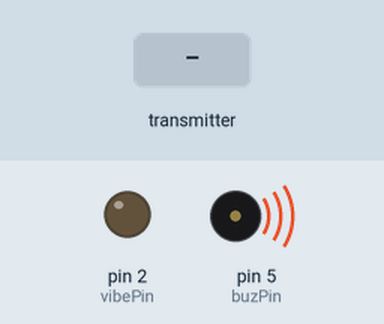
Bench run of a sketch on a simulated Arduino Uno, built with avr-gcc and run on an emulated ATmega328P. Parts: output pins drawn as LEDs (lit = HIGH), buzzer (waves = sounding, pin HIGH). Inputs (shaded band) come from the test bench. No radio packets arrive unless stated; what the sketch prints to the serial monitor is not drawn.

Above: at 0.51 s.
At 1.8 s:
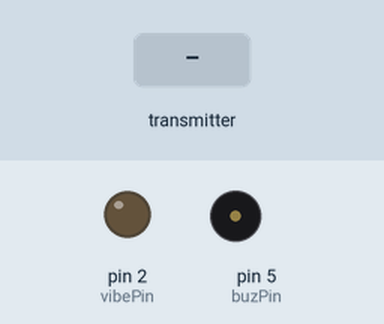
1.9 s: the transmitter starts sending distance = 0
3.5 s: the transmitter starts sending distance = 256
Timing chart, 0 to 6.5 s (numbered marks = the images above; inputs shaded):
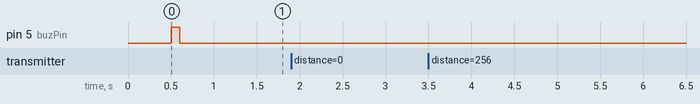

Measured:
- after the input at 1.9 s, every drawn part: stays the same
- after the input at 3.5 s, every drawn part: stays the same

The sketch:

nerf_test_rx2.ino
```cpp
#include <SPI.h>
#include <nRF24L01.h>
#include <RF24.h>

RF24 radio(7, 8); // CE, CSN
const byte address[6] = "00002";
const int vibePin = 2;
const int buzPin = 5;
int vibState = LOW;
const long int1 = 2000;
const long int2 = 1000;
const long int3 = 500;
const long int4 = 250;

unsigned long previousMillis = 0;        // will store last time was updated
float timer;

void setup() {
  Serial.begin(9600);
  radio.begin();
  radio.openReadingPipe(0, address);
  radio.setPALevel(RF24_PA_MIN);
  radio.startListening();
  pinMode(vibePin, OUTPUT);
  pinMode(buzPin, OUTPUT);

  delay(500);
  digitalWrite(buzPin, HIGH);
  delay(100);
  digitalWrite(buzPin, LOW);
}
void loop() {


  //unsigned long currentMillis = millis();  //how long in mils

  if (radio.available()) {
   while (radio.available()) {
    int distance = 0;
    radio.read(&distance, sizeof(distance));

    unsigned long timeElapsed = millis();


    if (distance < 200) {
      if (distance < 200 && distance > 150) { // 200-150 away pulse every sec

        unsigned long timeAft = 0;
          if (timeElapsed - timeAft >= int1){
            timeAft = timeElapsed;
                 if (vibState == LOW) {
              vibState = HIGH;
            } else {
              vibState = LOW;
            }
          digitalWrite(vibePin, vibState);
       }
      }else if (distance < 150 && distance > 100) { //150-100 away pulse every half sec

        unsigned long timeAft1 = 0;
          if (timeElapsed - timeAft1 >= int2){
           timeAft1 = timeElapsed;
                 if (vibState == LOW) {
              vibState = HIGH;
            } else {
              vibState = LOW;
            }
          digitalWrite(vibePin, vibState);
       }
      } else if (distance < 100 && distance > 50) { //100-50 away pulse every quarter sec

        unsigned long timeAft2 = 0;
          if (timeElapsed - timeAft2 >= int3){
           timeAft2 = timeElapsed;
                 if (vibState == LOW) {
              vibState = HIGH;
            } else {
              vibState = LOW;
            }
          digitalWrite(vibePin, vibState);
       }
      } else if (distance < 50 && distance > 0) { //50-0 away pulse every quarter sec

        unsigned long timeAft3 = 0;
          if (timeElapsed - timeAft3 >= int4){
          timeAft3 = timeElapsed;
                 if (vibState == LOW) {
              vibState = HIGH;
            } else {
              vibState = LOW;
            }
          digitalWrite(vibePin, vibState);
       }
      } else { digitalWrite(vibePin, LOW);}
    } else { digitalWrite(vibePin, LOW);}

    Serial.print("Distance: ");
     Serial.print(distance);
     Serial.print(" Timer: ");
     Serial.print(timer);
     Serial.print(" time Elapsed ");
     Serial.print(timeElapsed);
     Serial.println(" time after: ");
     //Serial.println(timeAft);


  }
 }


 delay(100);
}
```
